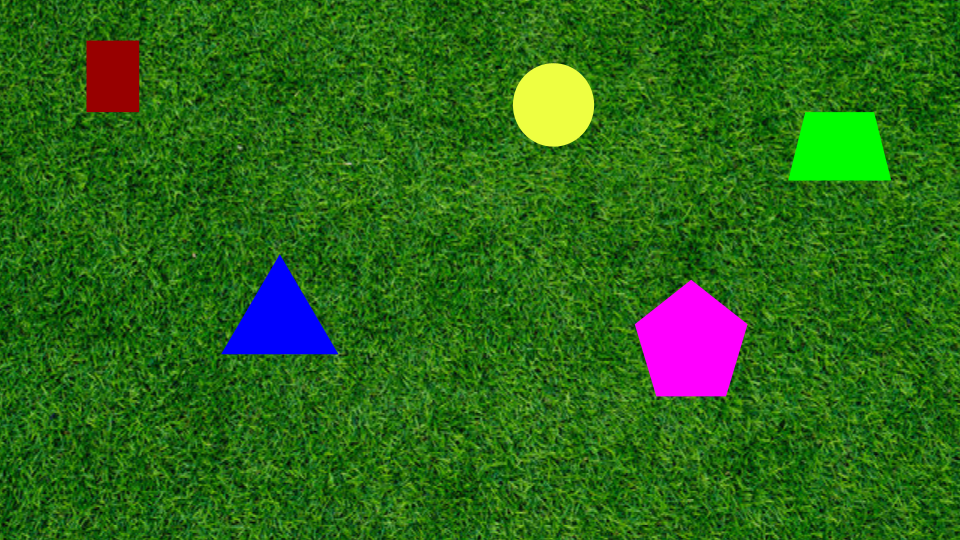
#> input picture static.png, 960 x 540 px, given in place of dynamic.mp4, which was not available
$ python part2.py
#> lines starting #> are read from the running program, lines starting #| are printed output that depends on the picture; after the words box and inside, x2 and y2 are one past the last pixel; in counts of white or black regions, pixels touching at a corner belong together; pictures that were not available may be replaced by others from this repository, and a replacement may not be noted
import cv2
import time
image = "dynamic.mp4"
video = cv2.VideoCapture(image)
def apply_filters(frame):
    gray_image = cv2.cvtColor(frame, cv2.COLOR_BGR2GRAY)
    # Canny
    gray_image = cv2.Canny(gray_image, 25, 150)
    gray_image = cv2.dilate(gray_image, None, iterations=6)
    gray_image = cv2.erode(gray_image, None, iterations=6)
    thresh = cv2.threshold(gray_image, 150, 220, cv2.THRESH_BINARY)[1]

    return thresh

def find_contours(frame):
    contours, hierarchy = cv2.findContours(
        image=frame,
        mode=cv2.RETR_TREE,
        method=cv2.CHAIN_APPROX_NONE
    )
    return contours

def filter_contour(contour) -> bool:
    return cv2.contourArea(contour) > 500 and cv2.contourArea(contour) < 100000

def get_contour_center(contour) -> tuple:
    M = cv2.moments(contour)
    # Centriods
    return int(M['m10']/M['m00']), int(M['m01']/M['m00'])

def process_contours(_contours):
    filtered_contours = []
    for _contour in _contours:
        if filter_contour(_contour):
            filtered_contours.append(_contour)
            center = get_contour_center(_contour)
            # Center marker
            above_center = (center[0] - 20, center[1] - 20)
            cv2.putText(img=frame, text="Center", org=above_center, fontFace=cv2.FONT_HERSHEY_SIMPLEX, fontScale=0.5, color=(0,0,0), thickness=1)
            cv2.drawMarker(img=frame, position=center, color=(0,0,0), markerType=cv2.MARKER_CROSS, thickness=2)
            # Label coords below center
            # Offset by 50 pixels below center
            below_center = (center[0] - 50 , center[1] + 50)
            cv2.putText(img=frame, text=str(center), org=below_center, fontFace=cv2.FONT_HERSHEY_SIMPLEX, fontScale=0.5, color=(255,255,255), thickness=1)
    return filtered_contours

def draw_contours(frame, contours):
    cv2.drawContours(frame, contours, -1, (0, 0, 255), 2)
    return frame

showing_full_frame = False
while True:
    ret, frame = video.read()
#> frame is the input picture: shape (540, 960, 3); mean B, G, R 24.5, 104.6, 44
    if not ret:
        break
    grey_scale = apply_filters(frame)
#> in apply_filters, `gray_image = cv2.cvtColor(frame, cv2.COLOR_BGR2GRAY)`:
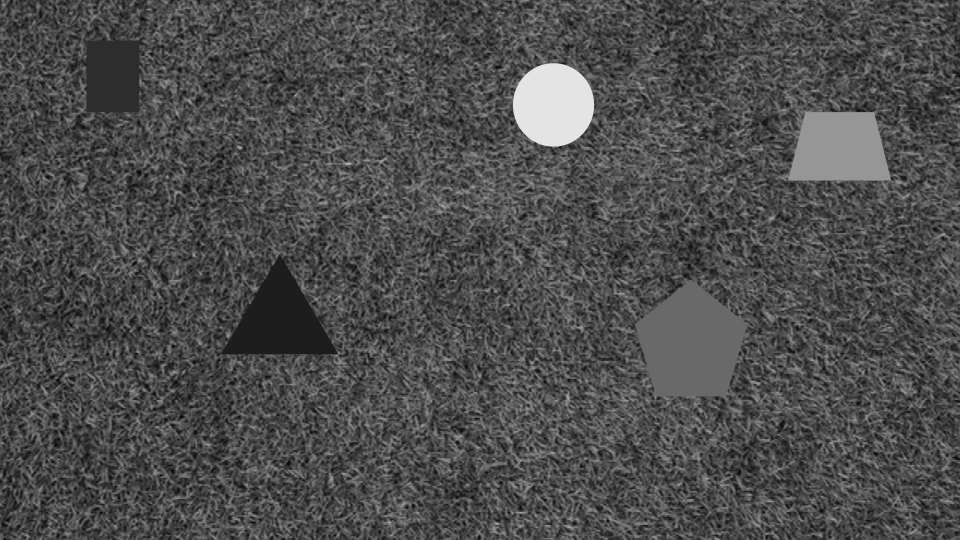
#> gray_image: shape (540, 960); min 6, max 228, mean 77.3
#> in apply_filters, `gray_image = cv2.Canny(gray_image, 25, 150)`:
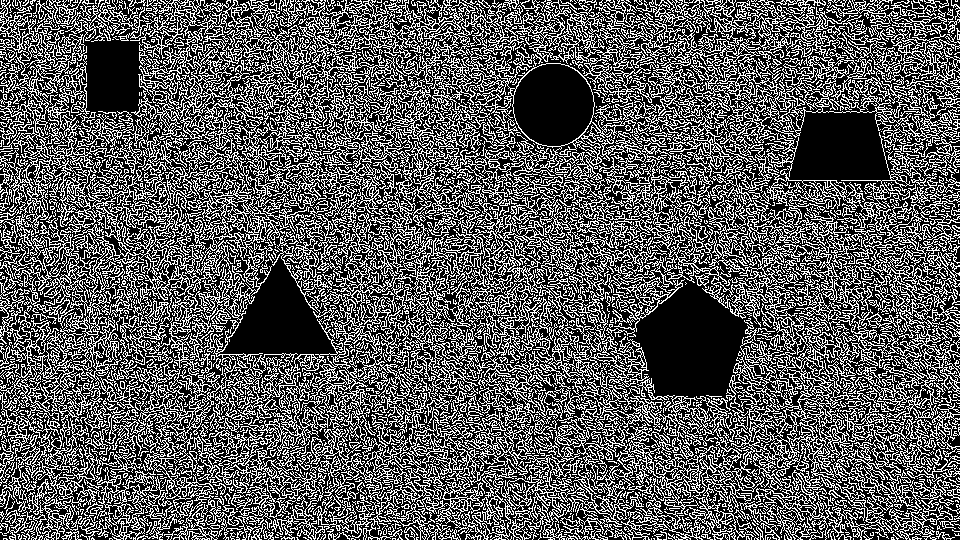
#> gray_image: shape (540, 960); 35.3% white in thin lines or dots
#> in apply_filters, `gray_image = cv2.dilate(gray_image, None, iterations=6)`:
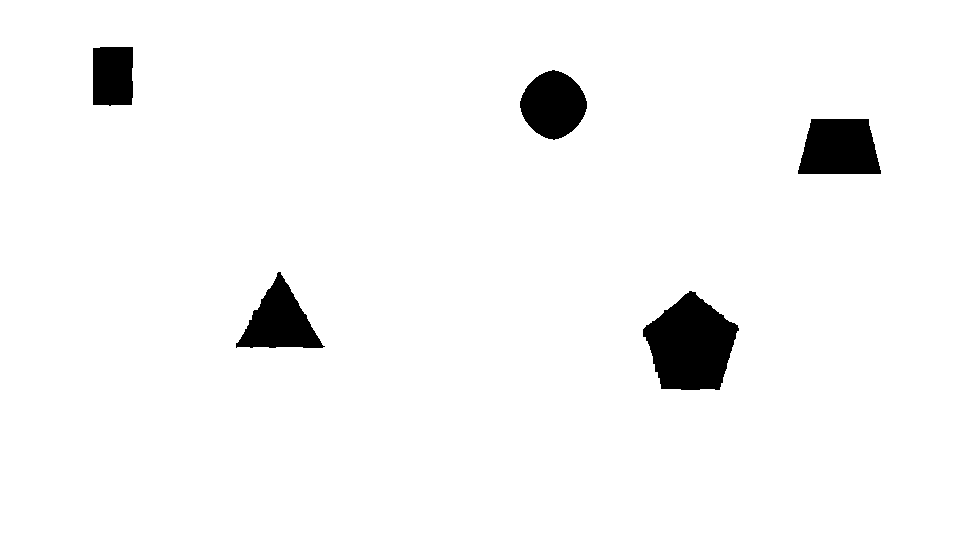
#> gray_image: shape (540, 960); 96.3% white; 5 black regions, box (x1, y1, x2, y2) and area: (643, 291, 739, 390) 6464, (798, 119, 881, 174) 3860, (236, 272, 325, 348) 3410, (520, 70, 587, 140) 3372, (93, 47, 133, 106) 2295
#> in apply_filters, `gray_image = cv2.erode(gray_image, None, iterations=6)`:
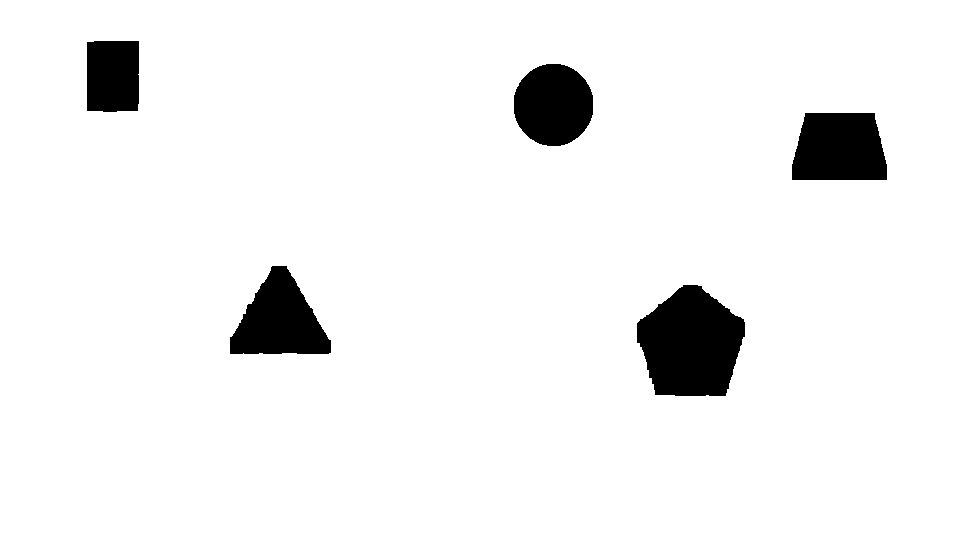
#> gray_image: shape (540, 960); 94.4% white; 5 black regions, box (x1, y1, x2, y2) and area: (637, 285, 745, 396) 8960, (792, 113, 887, 180) 5660, (230, 266, 331, 354) 5570, (514, 64, 593, 146) 5160, (87, 41, 139, 112) 3639
#> in apply_filters, `thresh = cv2.threshold(gray_image, 150, 220, cv2.THRESH_BINARY)[1]`: thresh: shape (540, 960); values 0 (black) and 220 (white), 94.4% white; 5 black regions
    contours = find_contours(grey_scale)
#> in find_contours, `contours, hierarchy = cv2.findContours( image=frame, mode=cv2.RETR_TRE..`: contours = 6 contours; box (x1, y1, x2, y2) and area: (0, 0, 960, 540) 516901, (636, 284, 746, 397) 9133, (791, 112, 888, 181) 5808, (229, 265, 332, 355) 5720, (513, 63, 594, 147) 5274, (86, 40, 140, 113) 3759
    filtered_contours = process_contours(contours)
#> the loop in process_contours, `for _contour in _contours:` made 6 passes
#> (center, above_center, below_center) on passes 2 to 6: ((690, 343), (670, 323), (640, 393)), ((279, 320), (259, 300), (229, 370)), ((839, 147), (819, 127), (789, 197)), ((552, 104), (532, 84), (502, 154)), ((112, 75), (92, 55), (62, 125))
#> after the loop in process_contours, `for _contour in _contours:`: filtered_contours = 5 contours; box (x1, y1, x2, y2) and area: (636, 284, 746, 397) 9133, (791, 112, 888, 181) 5808, (229, 265, 332, 355) 5720, (513, 63, 594, 147) 5274, (86, 40, 140, 113) 3759
    if cv2.waitKey(1) & 0xFF == ord('s'):
#> (key q is pressed here)
        showing_full_frame = not showing_full_frame
    cv2.imshow("Frame", draw_contours(frame if showing_full_frame else grey_scale, filtered_contours))
#> in draw_contours, `cv2.drawContours(frame, contours, -1, (0, 0, 255), 2)`:
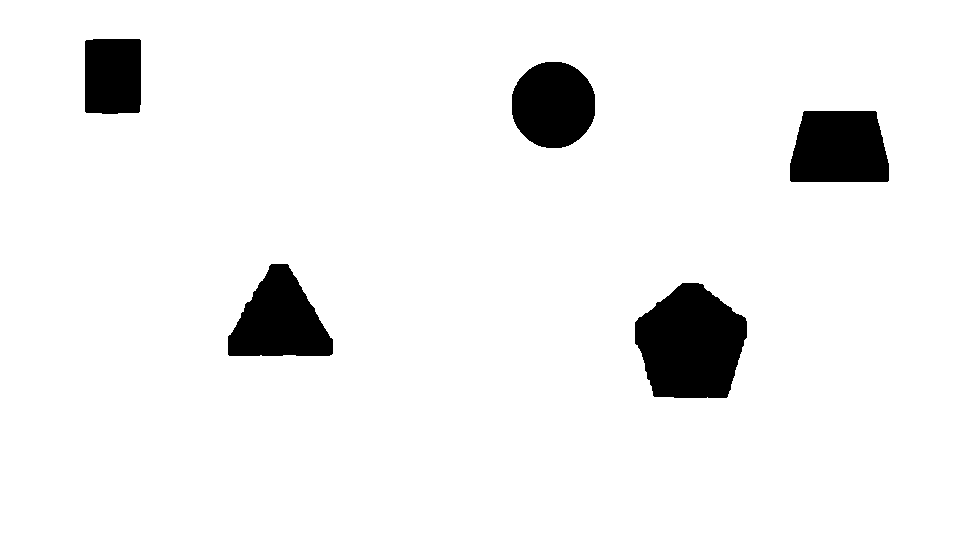
#> frame: shape (540, 960); values 0 (black) and 220 (white), 93.8% white; 5 black regions, box (x1, y1, x2, y2) and area: (635, 283, 747, 398) 9760, (790, 111, 889, 182) 6295, (228, 264, 333, 356) 6267, (512, 62, 595, 148) 5724, (85, 39, 141, 114) 4140
    if cv2.waitKey(1) & 0xFF == ord('q'):
#> (key q is pressed here)
        break
    time.sleep(0.01)

video.release()
cv2.destroyAllWindows()
